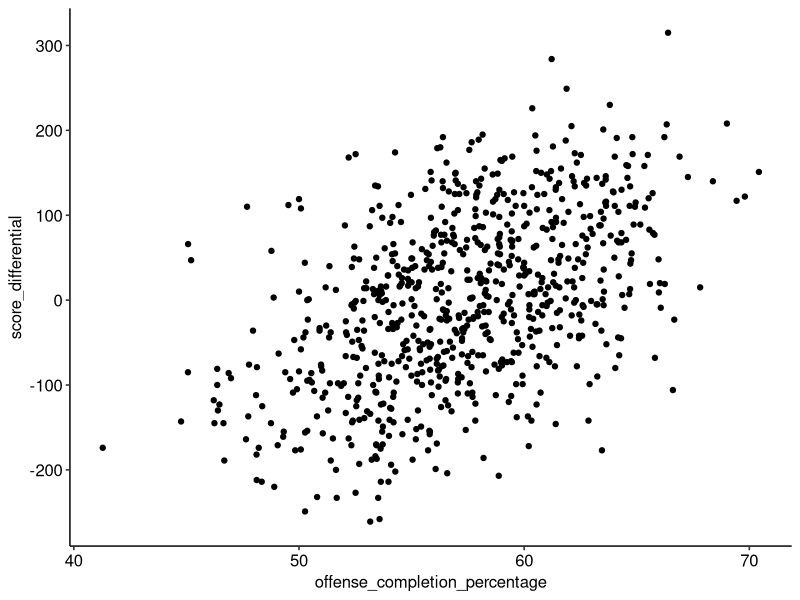
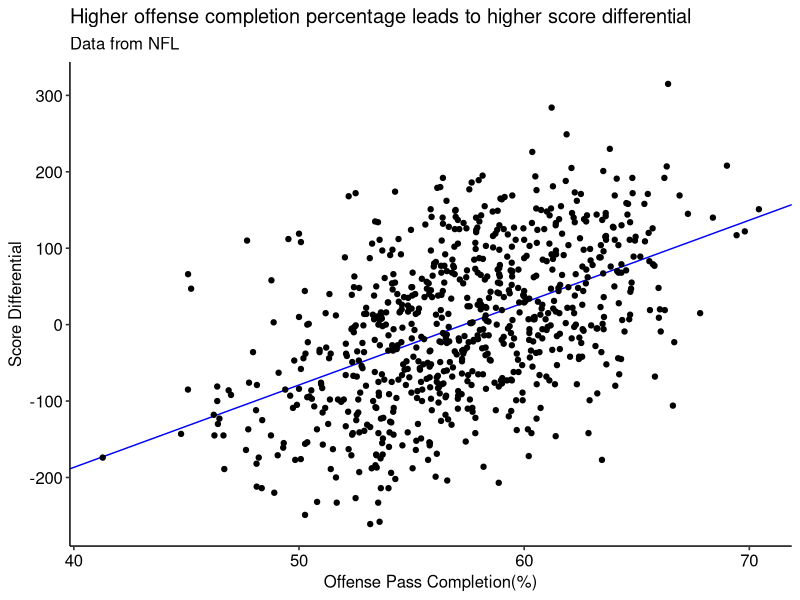
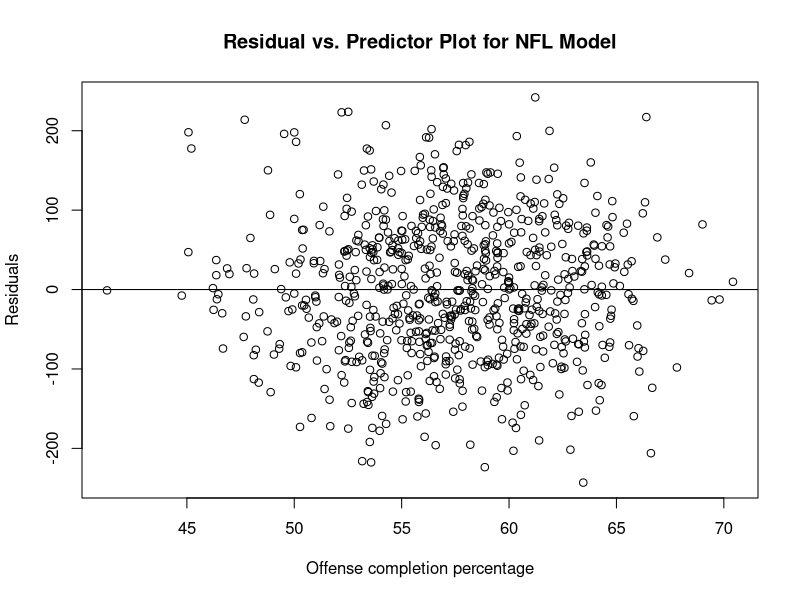
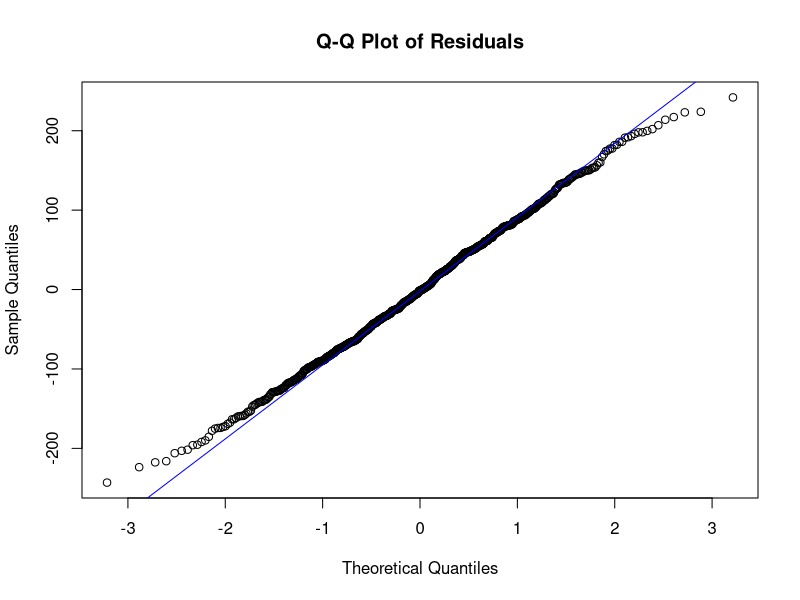

Recreate these plots in R, in order.
## 00_clean-data.R

library(tidyverse)
library(ggplot2)
library(ggpubr)

#cleaning data
raw_data <- read.csv("data/nfl-team-statistics.csv")
summary(raw_data)

sum(is.na(raw_data))

clean_data <- raw_data[c("season", "offense_completion_percentage", "defense_completion_percentage", "points_scored","points_allowed", "score_differential")]
summary(clean_data)
clean_data$offense_completion_percentage <- clean_data$offense_completion_percentage * 100

write.csv(clean_data, "data/nfl_clean.csv")
#------------
#visualization of data 

#scatter plot of data score differential vs offense completion percentage
ggplot(clean_data, aes(x = offense_completion_percentage, y = score_differential)) +
  geom_point() + 
  theme_pubr()

#regression with score differential as outcome and offense completion percentage as predictor
lm_fit <- lm(score_differential ~ offense_completion_percentage, data = clean_data)

#visualization of regression
summary(lm_fit)

b0 <- coef(lm_fit)[1] #intercept coefficient
b1 <- coef(lm_fit)[2] #slope coefficient

#95% confidence interval
confint(lm_fit)

#scatter with linear regression line
ggplot(clean_data, aes(x = offense_completion_percentage, y = score_differential)) +
  geom_abline(slope = coef(lm_fit)[2], 
              intercept = coef(lm_fit)[1], color = "blue") + 
  geom_point() +
  xlab("Offense Pass Completion(%)")+
  ylab("Score Differential")+
  ggtitle("Higher offense completion percentage leads to higher score differential",
          subtitle = "Data from NFL") +
  theme_pubr() 


#residual vs predictor plot
plot(clean_data$offense_completion_percentage, resid(lm_fit),
     main = "Residual vs. Predictor Plot for NFL Model",
     xlab = "Offense completion percentage",
     ylab = "Residuals",
)+
  abline(h=0)

#quantile-quantile plot 
qqnorm(resid(lm_fit),
       main = "Q-Q Plot of Residuals")
qqline(resid(lm_fit), col = "blue")

